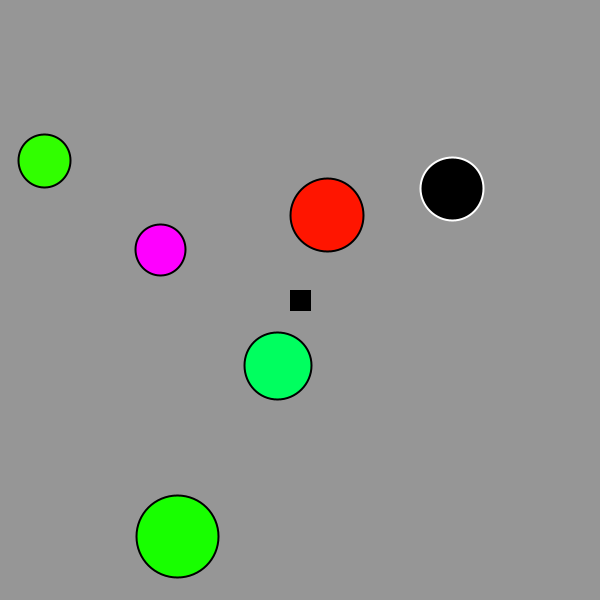
Frame 1 (no input)
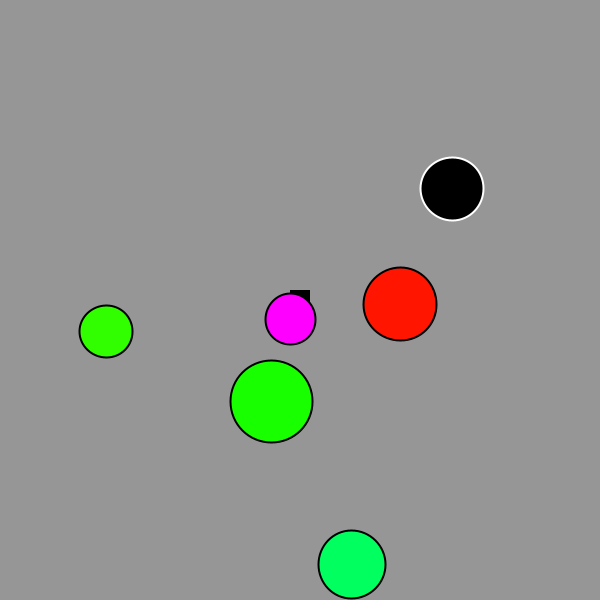
Frame 60 (the mouse pressed at the canvas centre just before this capture)
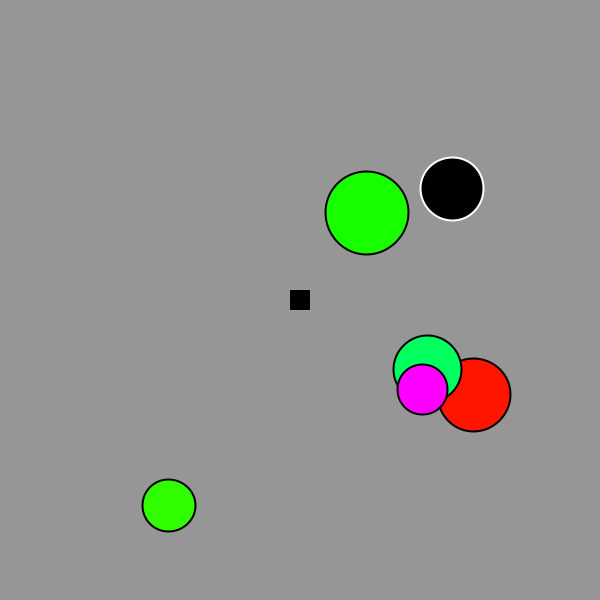
Frame 120 (the mouse held since frame 60 and released just before this capture)

The Processing sketch that drew these frames (run headless with seeded random() and noise(); from frame 60 on, the mouse is pressed at the canvas centre):

// Processing sketch: aGame_copy
// ── aGame_copy.pde
void settings() {
  size(600, 600);
  //fullScreen();
}

int ballAmount = 5; 
int blockAmount = 1;

//bounds of velocity
float vxMin = 2;
float vxMax = 7;
float vyMin = 2;
float vyMax = 7;

ball[] balls = new ball[ballAmount];
block[] blocks = new block[blockAmount];

player me = new player();

boolean keys[] = new boolean[128];

void setup() {
  //ball generator
  for (int i = 0; i < ballAmount; i++) {
    balls[i] = new ball();
  }

  //block generator
  for (int i = 0; i < blockAmount; i++) {
    blocks[i] = new block();
  }
}

void draw () {
  colorMode(RGB, 255, 255, 255);
  background(150);

  //slow motion for checking physics (hit spacebar)
  if (slow) {
    frameRate(5);
  } else {
    frameRate(60);
  }

  //player
  me.move();
  me.display();

  //balls
  for (int i = 0; i < ballAmount; i++) {
    //  balls[i].ballCheck();
    //check for walls
    balls[i].wallCheck();
  }
  for (int i = 0; i < ballAmount; i++) {
    //update direction and speed if the ball hit another ball in balls.ballCheck()
    balls[i].update();
  }
  for (int i = 0; i < ballAmount; i++) {
    //moves balls
    balls[i].move();
    //draws balls
    balls[i].display();
  }

  //blocks
  for (int i = 0; i < blockAmount; i++) {
    blocks[i].display();
  }

  //angle function tester
  //line(300, 300, mouseX, mouseY);
  //player coordinates
  // println(me.x + " , " + me.y);
  //movement button tester
  rectMode(CENTER);
  noStroke();
  fill(100);
  if (me.up) {
    rect(width/2, 25, 50, 50);
  }
}

//for toggling slow mo on and off
boolean slow = false;
void keyPressed() {
  //slow mo to check for bugs/physics
  if (key == ' ') {
    slow = !slow;
  }
    println("w");
  //wasd player movement
  if (key == 'w') {
    me.up = true;

  }
  if (key == 'a') {
    me.left = true;
  }
  if (key == 's') {
    me.down = true;
  }
  if (key == 'd') {
    me.right = true;
  }
  keys[key] = true;
}

void keyReleased() {
  //stop wasd movement controls
  if (key == 'w') {
    me.up = false;
   // println("w release");
  }
  if (key == 'a') {
    me.left = false;
  }
  if (key == 's') {
    me.down = false;
  }
  if (key == 'd') {
    me.right = false;
  }
  keys[key] = false;
}

float angleOf(float initialX, float initialY, float terminalX, float terminalY) {
  PVector initialLine, terminalLine;
  initialLine = new PVector(300, 0);
  terminalLine = new PVector(terminalX - initialX, terminalY - initialY);
  if (initialY<terminalY) {
    return 2*PI - PVector.angleBetween(initialLine, terminalLine);
  } else {
    return PVector.angleBetween(initialLine, terminalLine);
  }
}

class ball {

  float diameter = random(50, 100);

  float x = random(diameter/2, width - diameter/2); 
  float y = random(diameter/2, height - diameter/2);

  float xVelocity = random(vxMin, vxMax);
  float yVelocity = random(vyMin, vyMax);

  float velocity = dist(0, 0, xVelocity, yVelocity);

  float mass = pow(diameter/2, 2) * PI;

  float angle = angleOf(0, 0, xVelocity, yVelocity);


  float xVelocity1 = xVelocity;
  float yVelocity1 = yVelocity;
  float velocity1 = velocity;

  float angle1 = angle;

  int fill = floor(random(0, 360));

  boolean inCollision = false;

  void move() {
    x += xVelocity/2;
    y += yVelocity/2;
  }

  void display() {
    colorMode(HSB, 359, 99, 99);
    strokeWeight(2);
    stroke(0);
    fill(fill, 99, 99);
    ellipse(x, y, diameter, diameter);
    /*   
     fill(0);
     textSize(20);
     text(x + "\n" + y + "\n" + diameter + "\n" + xVelocity + "\n" + yVelocity + "\n" + velocity + "\n" + 
     angle + "\n" + mass + "\n" + xVelocity1 + "\n" + yVelocity1 + "\n" + velocity1 + "\n" + angle1 , x, y);
     */
  }
  /*
  void blockCheck() {
   int n = blockCheckNum(this);
   if (n >= 0) {
   float collisionAngle = angleOf(x, y, blocks[n].x, blocks[n].y);
   if (angle < collisionAngle) {
   angle = (collisionAngle - PI/2 + 2*PI) % 2*PI;
   } else {
   angle = (collisionAngle + PI/2 + 2*PI) % 2*PI;
   }
   xVelocity = velocity * cos(angle);
   yVelocity = velocity * sin(angle);
   }
   }
   */

  void ballCheck() {
    int n = ballCheckNum(this);

    if (n >= 0 && inCollision) {
      ball that = balls[n];

      float phi = angleOf(this.x, this.y, that.x, that.y);
      if (phi > PI) {
        phi-=PI;
      }
      float part = (this.velocity*cos(this.angle - phi)*(this.mass - that.mass) + 
        2*that.mass*that.velocity*cos(that.angle - phi))/(this.mass + that.mass);

      this.xVelocity1 = part*cos(phi)+this.velocity*sin(this.angle-phi)*sin(phi);
      this.yVelocity1 = part*sin(phi)+this.velocity*sin(this.angle-phi)*cos(phi);

      this.velocity1 = dist(0, 0, xVelocity1, yVelocity1);
      this.angle1 = angleOf(0, 0, xVelocity1, yVelocity1);
/*
      if (dist(this.x, this.y, that.x, that.y) <= 
        (this.diameter + that.diameter)/2) {
        float overlap = ((this.diameter + that.diameter)/2 - dist(this.x, this.y, that.x, that.y));
        float angle = angleOf(that.x, that.y, this.x, this.y);
        this.x = this.x - overlap*cos(angle);
        this.y = this.y - overlap*sin(angle);
      }
      */
    } else {
    }
  }

  void wallCheck() {
    if (x < diameter/2 || x > width - diameter/2) {
      xVelocity1 = -xVelocity;
    }

    if (y < diameter/2 || y > height - diameter/2) {
      yVelocity1 = -yVelocity;
    }
    angle1 = angleOf(0, 0, xVelocity1, yVelocity1);
  }

  void update() {
    xVelocity = xVelocity1;
    yVelocity = yVelocity1;
    velocity = velocity1;
    angle = angle1;
  }
}

int ballCheckNum(ball i) {
  int ball = -1;
  boolean collide = false;
  for (int j = 0; j < ballAmount; j++) {
    if (dist(i.x, i.y, balls[j].x, balls[j].y) <= 
      (i.diameter + balls[j].diameter)/2 && balls[j] != i) {
      ball = j;
      collide = true;
      balls[j].inCollision = true;
    }
  }
  if (collide) {
    i.inCollision = true;
  } else {
    i.inCollision = false;
  }

  return ball;
}

class block {
  float diameter = random(50, 100);

  float x = random(diameter/2, width - diameter/2); 
  float y = random(diameter/2, height - diameter/2);

  int fill = 0;
  void display() {
    colorMode(RGB, 255, 255, 255);
    strokeWeight(2);
    stroke(255);
    fill(fill);
    ellipse(x, y, diameter, diameter);
  }
}

int blockCheckNum(ball i){
  int block = -1;
  for(int j = 0; j < blockAmount; j++){
    if(dist(i.x, i.y, blocks[j].x, blocks[j].y) <= 
    (i.diameter + blocks[j].diameter)/2) {
      block = j;
    }
  }
  
  return block;
}

class player {

  float size = 20;

  float x = 300;
  float y = 300;

  float speed = 5;

  //for wasd moving
  boolean up = false;
  boolean left = false;
  boolean down = false;
  boolean right = false;

  void display() {
    rectMode(CENTER);
    fill(0);
    rect(x, y, size, size);
  }

  void move() {
    //w
    if (keys['w']) {
      y-=speed;
    }
    //a
    if (keys['a']) {
      x-=speed;
    }
    //s
    if (keys['s']) {
      y+=speed;
    }
    //d
    if (keys['d']) {
      x+=speed;
    }
  }
}
